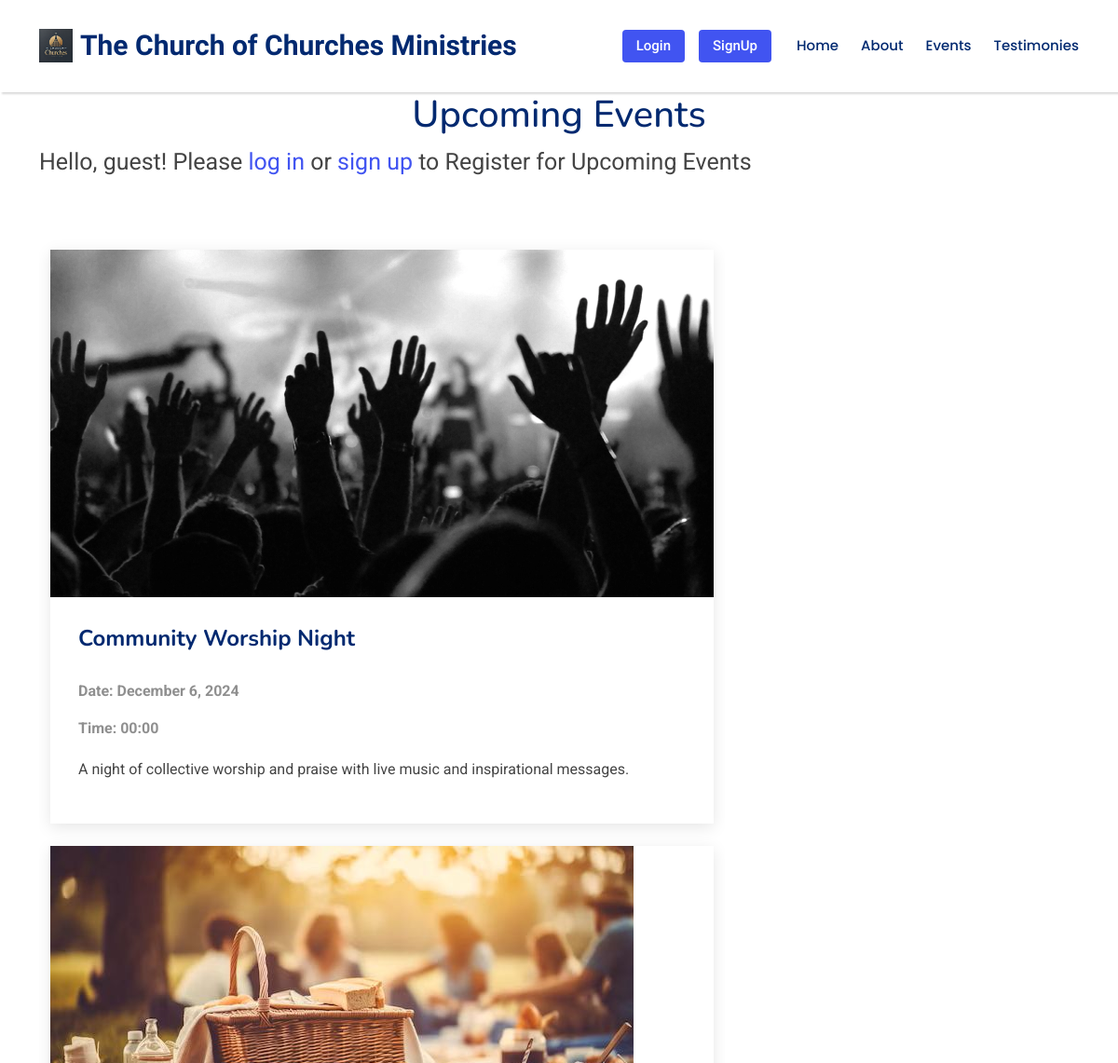
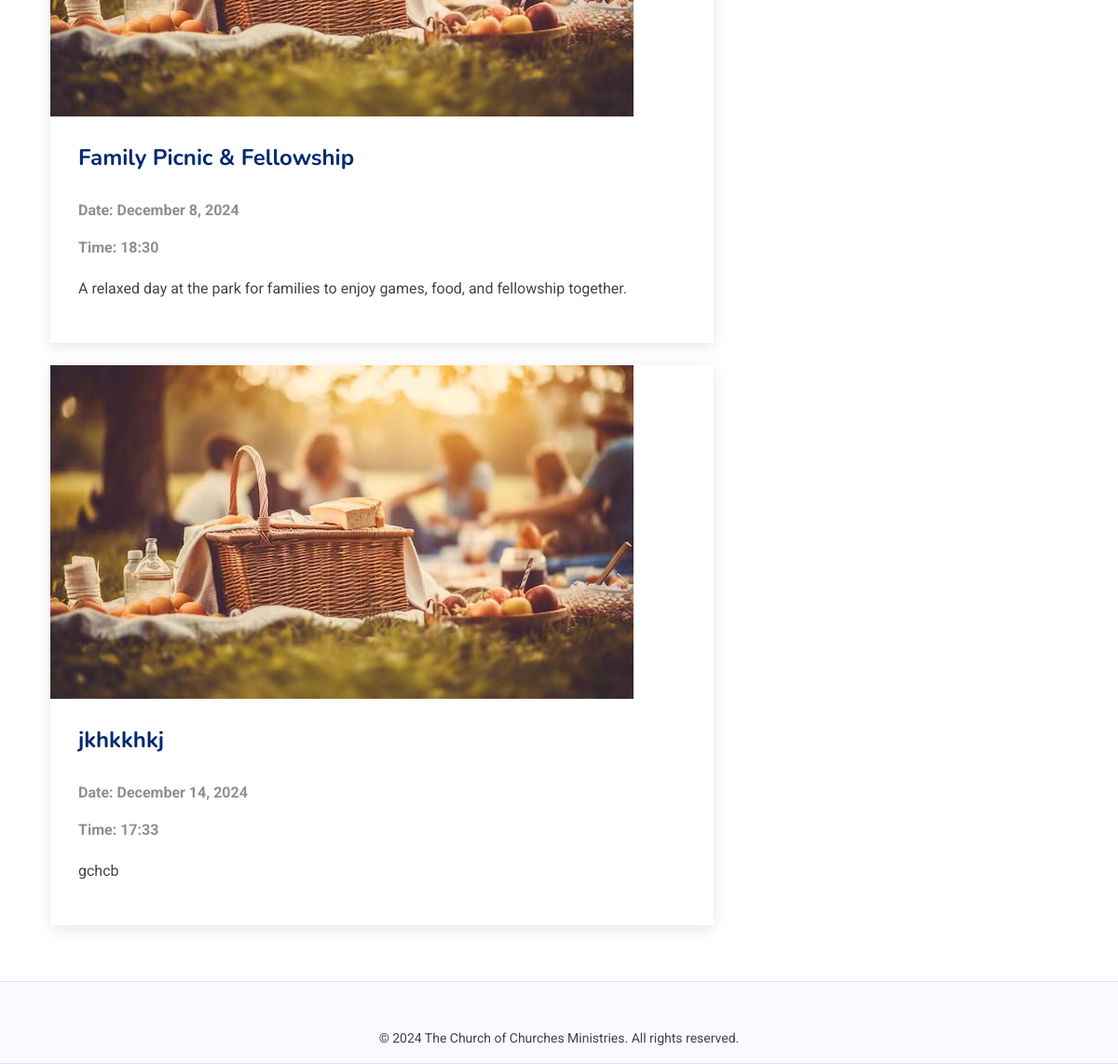
Screenshot of /events/ with the database file from the repository (2 pictures, top to bottom).
### events/models.py (models this page shows, shortened)
class Event(models.Model):
	title = models.CharField(max_length=300)
	description = models.TextField()
	date_time =models.DateTimeField()
	image = models.ImageField(upload_to='event_flyers/', blank=True, null=True)
	created_by = models.ForeignKey(
		settings.AUTH_USER_MODEL, on_delete= models.CASCADE, related_name='created_events'
	)

### events/views.py (the view)
# urls.py: path("events/",views.events_list, name="event_list"),
def events_list(request):
	events = Event.objects.all()
	if request.user.is_authenticated:
		registered_events = Registration.objects.filter(user=request.user)
	else:
		registered_events = []
	return render(request, "events/event_list.html",{"events":events,'registered_events': registered_events})

### events/templates/events/event_list.html (shortened to what this page needs)
<!DOCTYPE html>
{% load static %}
<html lang="en">
	<head>
		<link href="{% static 'events/vendor/bootstrap/css/bootstrap.min.css' %}" rel="stylesheet">
		<link href="{% static 'events/vendor/bootstrap-icons/bootstrap-icons.css' %}" rel="stylesheet">
		<link href="{% static 'events/vendor/aos/aos.css' %}" rel="stylesheet">
		<link href="{% static 'events/vendor/glightbox/css/glightbox.min.css' %}" rel="stylesheet">
		<link href="{% static 'events/vendor/swiper/swiper-bundle.min.css' %}" rel="stylesheet">
		<link href="{% static 'events/css/main.css' %}" rel="stylesheet">
		<link rel="stylesheet" href="{% static 'events/css/home.css' %}">
	</head>
	<body>
		<header>
			<header id="header" class="header d-flex align-items-center sticky-top">
				<div class="container-fluid container-xl position-relative d-flex align-items-center">
				  <a href="index.html" class="logo d-flex align-items-center me-auto">
					<img src="{% static 'events/img/church-logo.webp' %}" alt="">
					<h1 class="church-name">The Church of Churches Ministries</h1>
				  </a>
				  <nav id="navmenu" class="navmenu">
						<ul>
							<li>
								<a href="{% url 'home' %}">
									Home<br>
								</a>
							</li>
							<li>
								<a href="#about">
									About
								</a>
							</li>
							<li>
								<a href="#Events">
									Events
								</a>
							</li>
							<li>
								<a href="#services">
									Testimonies
								</a>
							</li>
						</ul>
				  </nav>
				  {% if user.is_authenticated %}
				  	<a class="btn-getstarted flex-md-shrink-0" href="{% url 'create_event' %}">Create Event</a>
						<form action="{% url 'logout' %}" method="post" style="display: inline;">
							{% csrf_token %}
							<button type="submit" class="btn-getstarted flex-md-shrink-0 logout-button">Logout</button>
						</form>
				  {% else %}
				  <a class="btn-getstarted flex-md-shrink-0" href="{% url 'login' %}">Login</a>
				  <a class="btn-getstarted flex-md-shrink-0" href="{% url 'signup' %}">SignUp</a>
				  {% endif %}
				</div>
			  </header>
		</header>
		<main class="main">
			<div class="container">
				<div class="row">
				  <div class="events-title">
					  <h1>Upcoming Events</h1>
					  {% if user.is_authenticated %}
					  <div class="registration-welcome">
					      <p>Welcome {{ user.username }}! Register for the Upcoming Events</p>
						  <div>
							<a href="{% url 'registered_events' %}" class="btn btn-primary">View already Registered Events</a>
						  </div>
					  </div>
				      {% else %}
					      <p>Hello, guest! Please <a href="{% url 'login' %}">log in</a> or <a href="{% url 'signup' %}">sign up</a> to Register for Upcoming Events
						  </p></p>
				      {% endif %}
				  </div>
					<div class="col-lg-8">
						<section id="blog-posts" class="blog-posts section">
							<div class="container">
								<div class="row gy-4">
									{% for event in events %}
										<div class="col-12">
											<article>
												<div class="post-img">
													<img src="{{ event.image.url }}" alt="" class="img-fluid">
												</div>
												<h2 class="title">
													{{event.title}}
												</h2>
												<div class="meta-top">
													<p>
														<b>
															Date: {{ event.date_time|date:"F j, Y" }}
														</b>
													</p>
													<p>
														<b>
														Time: {{ event.date_time|time:"H:i" }}
														</b>
													</p>
												</div>
												<div class="content">
													<p>
														{{ event.description }}
													</p>
												</div>
											</article>
										</div>
									{% endfor %}
								</div>
							</div>
						</section>
					</div>
				</div>
			</div>
		</main>
		<footer id="footer" class="footer">
			<div class="footer-newsletter">
			  <div class="container">
				<div class="row justify-content-center text-center">
				   <div class="col-lg-6">
					 <p>
						© 2024 The Church of Churches Ministries. All rights reserved.
					 </p>
					</div>
				</div>
			</div>
		</footer>
	</body>
</html>

### events/static/events/css/main.css (style rules this page uses)
:root { --default-font: "Roboto", system-ui, -apple-system, "Segoe UI", Roboto, "Helvetica Neue", Arial, "Noto Sans", "Liberation Sans", sans-serif, "Apple Color Emoji", "Segoe UI Emoji", "Segoe UI Symbol", "Noto Color Emoji"; --heading-font: "Nunito", sans-serif; --nav-font: "Poppins", sans-serif; }
:root { --background-color: #ffffff; --default-color: #444444; --heading-color: #012970; --accent-color: #4154f1; --surface-color: #ffffff; --contrast-color: #ffffff; }
:root { --nav-color: #012970; --nav-hover-color: #4154f1; --nav-mobile-background-color: #ffffff; --nav-dropdown-background-color: #ffffff; --nav-dropdown-color: #212529; --nav-dropdown-hover-color: #4154f1; }
:root { scroll-behavior: smooth; }
body { color: var(--default-color); background-color: var(--background-color); font-family: var(--default-font); }
a { color: var(--accent-color); text-decoration: none; transition: 0.3s; }
h1, h2, h3, h4, h5, h6 { color: var(--heading-color); font-family: var(--heading-font); }
.header { color: var(--default-color); background-color: var(--background-color); padding: 20px 0; transition: all 0.5s; z-index: 997; box-shadow: 2px 2px 2px rgba(0,0,0,0.15); }
.header .logo { line-height: 1; }
.header .logo img { max-height: 36px; margin-right: 8px; }
.header .logo h1 { font-size: 30px; margin: 0; font-weight: 700; color: var(--heading-color); }
.header .btn-getstarted, .header .btn-getstarted:focus { color: var(--contrast-color); background: var(--accent-color); font-size: 15px; padding: 8px 25px; margin: 0 0 0 30px; border-radius: 4px; transition: 0.3s; font-weight: 500; }
@media (max-width: 1200px) { .header .logo { order: 1; } }
@media (max-width: 1200px) { .header .btn-getstarted { order: 2; margin: 0 15px 0 0; padding: 6px 15px; } }
@media (max-width: 1200px) { .header .navmenu { order: 3; } }
@media (min-width: 1200px) { .navmenu { padding: 0; } }
@media (min-width: 1200px) { .navmenu ul { margin: 0; padding: 0; display: flex; list-style: none; align-items: center; } }
@media (min-width: 1200px) { .navmenu li { position: relative; } }
@media (min-width: 1200px) { .navmenu a, .navmenu a:focus { color: var(--nav-color); padding: 18px 12px; font-size: 15px; font-family: var(--nav-font); font-weight: 500; display: flex; align-items: center; justify-content: space-between; white-space: nowrap; transition: 0.3s; } }
@media (min-width: 1200px) { .navmenu li:last-child a { padding-right: 0; } }
.footer { color: var(--default-color); background-color: var(--background-color); font-size: 14px; position: relative; }
.footer .footer-newsletter { background-color: color-mix(in srgb, var(--accent-color), transparent 97%); border-top: 1px solid color-mix(in srgb, var(--accent-color), transparent 85%); border-bottom: 1px solid color-mix(in srgb, var(--accent-color), transparent 85%); padding-top: 50px; padding-right: 0px; padding-left: 0px; padding-bottom: 0px; }
section, .section { color: var(--default-color); background-color: var(--background-color); padding: 60px 0; scroll-margin-top: 98px; overflow: clip; }
.blog-posts article { background-color: var(--surface-color); box-shadow: 0 4px 16px rgba(0, 0, 0, 0.1); padding: 30px; height: 100%; }
.blog-posts .post-img { max-height: 440px; margin: -30px -30px 0 -30px; overflow: hidden; }
.blog-posts .title { font-size: 24px; font-weight: 700; padding: 0; margin: 30px 0; }
.blog-posts .meta-top { margin-top: 20px; color: color-mix(in srgb, var(--default-color), transparent 40%); }
.blog-posts .content { margin-top: 20px; }

### events/static/events/css/home.css (style rules this page uses)
.church-name { color:green; font-family: "Dancing Script" }
.events-title h1 { display: flex; justify-content: center; }
.events-title p { font-size: 25px; }

### rows the page displays
Event: image (picture), title "Community Worship Night", date_time "December 6, 2024", date_time "00:00", description "A night of collective worship and praise with live music and inspirational messages."
Event: image (picture), title "Family Picnic & Fellowship", date_time "December 8, 2024", date_time "18:30", description "A relaxed day at the park for families to enjoy games, food, and fellowship together."
Event: image (picture), title "jkhkkhkj", date_time "December 14, 2024", date_time "17:33", description "gchcb"
